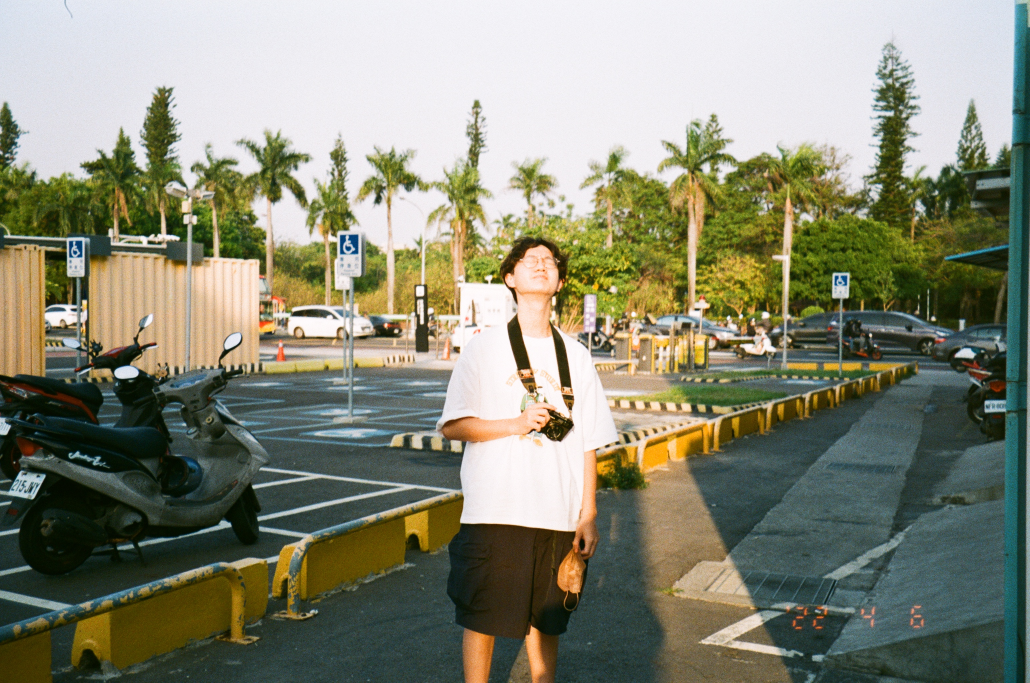
#> input picture hackthon/2.jpg, 3089 x 2048 px (shown at 1/3 size)
$ python 01.py
#> lines starting #> are read from the running program, lines starting #| are printed output that depends on the picture
# 影像修復互動式案例——通過水流填充演算法來修復被破壞的影像區域；
# 使用倆種方法進行修復
# cv2.INPAINT_TELEA （Fast Marching Method 快速行進演算法），對位于點附近、邊界法線附近和邊界輪廓上的像素賦予更多權重，一旦一個像素被修復，它將使用快速行進的方法移動到下一個最近的像素，
# cv2.INPAINT_NS 流體力學演算法，使用了流體力學的一些方法，基本原則是啟發式的，首先沿著邊從已知區域移動到未知區域（因為邊是連續的），它在匹配修復區域邊界處的漸變向量的同時，繼續等高線（連接具有相同強度的點的線，就像等高線連接具有相同高程的點一樣），

# USAGE
# python inpaint.py D:/deepLearning/py-demo/20210808/images/ml.jpg

# 按下滑鼠左鍵,添加點、線，按下滑鼠右鍵，添加矩形框，以制作被污染的需要修復影像
# 按下空格鍵：執行修復功能
# 按下r鍵：重置待修復的mask
# 按下esc鍵，退出
from unittest import skip
import cv2
import numpy as np


class Sketcher:
    def __init__(self, windowname, dests, colors_func):
        self.prev_pt = None  # 線起始點
        self.drag_start = None  # 矩形起點
        self.drag_rect = None  # 矩形（左上角，右下角）坐標
        self.windowname = windowname
        self.dests = dests
        self.colors_func = colors_func
        self.dirty = False
        self.drawing = False
        self.mode = False
        self.show()
        cv2.setMouseCallback(self.windowname, self.on_mouse)

    def show(self):
        cv2.imshow(self.windowname, self.dests[0])

    def on_mouse(self, event, x, y, flags, param):
        pt = (x, y)
        if event == cv2.EVENT_LBUTTONDOWN:
            self.prev_pt = pt
            self.drawing = True
        elif event == cv2.EVENT_RBUTTONDOWN:
            # 第一次初始化時設定pt，往后保留上一個點作為矩形起點
            if self.drag_start == None:
                self.drag_start = pt

        if self.prev_pt and flags & cv2.EVENT_FLAG_LBUTTON:
            for dst, color in zip(self.dests, self.colors_func()):
                cv2.line(dst, self.prev_pt, pt, color, 5)
            self.dirty = True
            self.prev_pt = pt
            self.show()

        if self.drag_start and flags & cv2.EVENT_FLAG_RBUTTON:
            xo, yo = self.drag_start
            x0, y0 = np.minimum([xo, yo], [x, y])
            x1, y1 = np.maximum([xo, yo], [x, y])
            self.drag_rect = None
            if x1 - x0 > 0 and y1 - y0 > 0:
                self.drag_rect = (x0, y0, x1, y1)
                for dst, color in zip(self.dests, self.colors_func()):
                    cv2.rectangle(dst, (x0, y0), (x1, y1), color, -1)
                self.dirty = True
                self.drag_start = None
                self.drag_rect = None
                self.show()
            else:
                self.drag_start = pt
    def remove(fn):
#> called with fn = '../hackthon/2.jpg'
        import sys
        # [4 lines of commented-out code are left out]

        img = cv2.imread(fn)
#> img is the input picture: shape (2048, 3089, 3); mean B, G, R 117.2, 136.5, 135.1
        print(type(img))
#| <class 'numpy.ndarray'>
        # img = cv2.resize(img, (1000, 1000*img.shape[0]/img.shape[1]))
        img = cv2.resize(img, (1000,int(img.shape[0]/img.shape[1]*1000)))
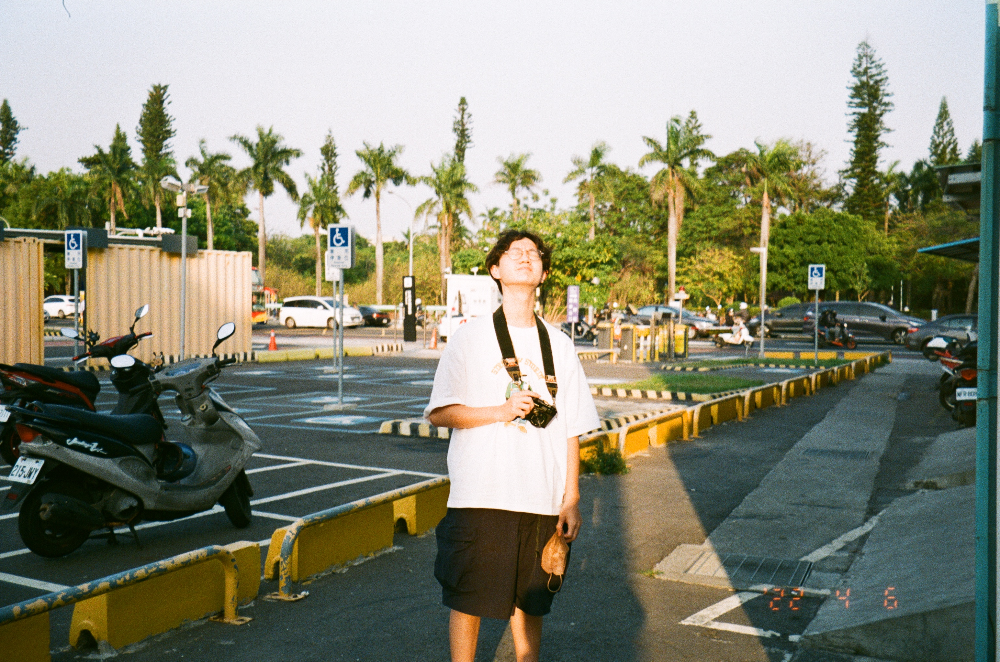
#> img: shape (662, 1000, 3); mean B, G, R 117.1, 136.3, 135

        if img is None:
            print('Failed to load image file:', fn)
            sys.exit(1)

        img_mark = img.copy()
        mark = np.zeros(img.shape[:2], np.uint8)
        sketch = Sketcher('原圖', [img_mark, mark], lambda: ((255, 255, 255), 255))
#> in __init__, `self.dests = dests`: self.dests = 2 items

        while True:
            ch = cv2.waitKey()
#> (key Esc is pressed here)
            if ch == 27:
                break
            if ch == ord(' '):
                # cv2.imshow('mask', mark)
                fmmres = cv2.inpaint(img_mark, mark, 3, cv2.INPAINT_TELEA)
                # nsres = cv2.inpaint(img_mark, mark, 3, cv2.INPAINT_NS)
                cv2.imshow('inpaint fmm res', fmmres)
                cv2.imwrite("savedImage.jpg",fmmres)
                # cv2.imshow('inpaint ns res', nsres)
            if ch == ord('r'):
                img_mark[:] = img
                mark[:] = 0
                sketch.show()

        print('Done')

    @property
    def dragging(self):
        return self.drag_rect is not None


def main():
    Sketcher.remove("../hackthon/2.jpg")
    # [35 lines of commented-out code are left out]


if __name__ == '__main__':
    main()
    cv2.destroyAllWindows()


# [36 lines of commented-out code are left out]
